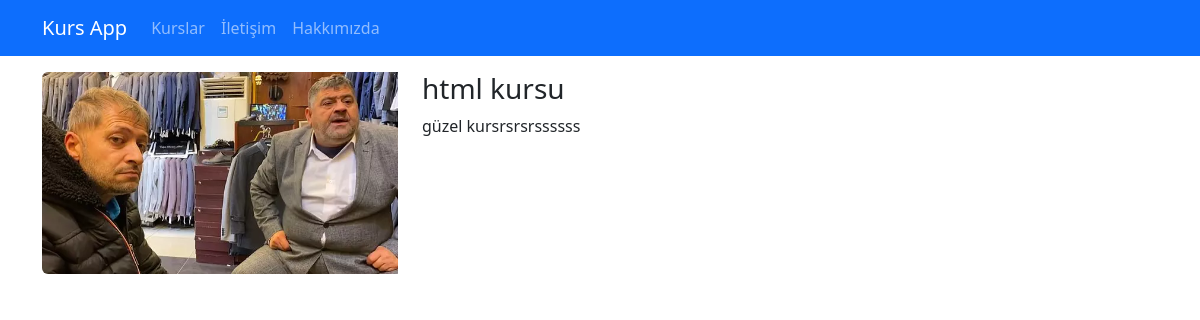
Screenshot of /kurslar/html-kursu with the database file from the repository.
### courses/models.py (models this page shows, shortened)
class Course(models.Model):
    title = models.CharField(max_length=50)
    description = models.TextField()
    imageUrl = models.CharField(max_length=50, blank=False)
    date =  models.DateField(auto_now=True)#auto_now olabilirdi
    isActive = models.BooleanField()
    slug = models.SlugField(default="", blank=True, editable=True, null=False, unique=True, db_index=True)
    category = models.ForeignKey(Categories, on_delete=models.CASCADE, default=1, related_name="kurslar")

### courses/views.py (the view)
# urls.py: path("<slug:slug>", views.details, name='course_details'),
def details(request, slug):
    try:
        course = Course.objects.get(slug=slug)
        context = {
            'course': course
        }
        return render(request, 'courses/details.html', context)
    except:
        raise Http404()

### courses/templates/courses/details.html (shortened to what this page needs)
{% extends 'layout.html' %}
{% load static %}
{% block css_files %} <link rel="stylesheet" href="{% static 'courses/css/style.css' %}"> {% endblock css_files %}
{% block content %}
<div class="container mt-3">
    <div class="row">
        <div class="col-4">
            <img class="img-fluid rounded-start" src="{% static 'courses/img/'|add:course.imageUrl %}" alt="{{ course.title}}">
        </div>
        <div class="col-8">
           <h1 class="h3">{{ course.title}}</h1>
           <p> {{ course.description}}</p>
        </div>
    </div>
</div>
{% endblock content %}

### rows the page displays
Course: imageUrl (picture), title "html kursu", description "güzel kursrsrsrssssss"
